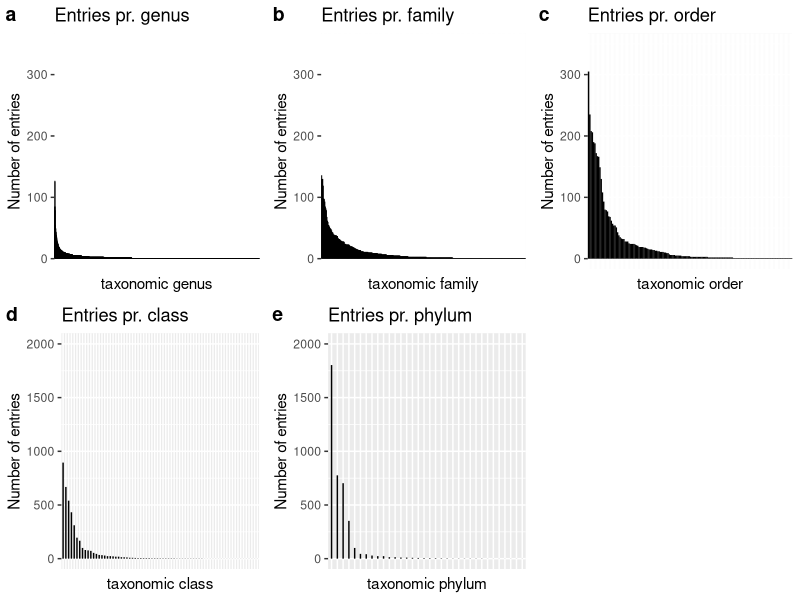
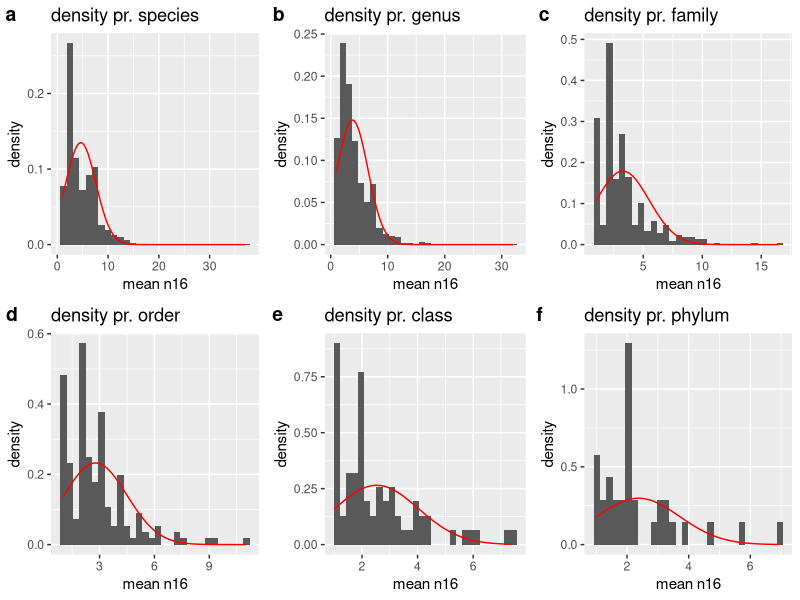
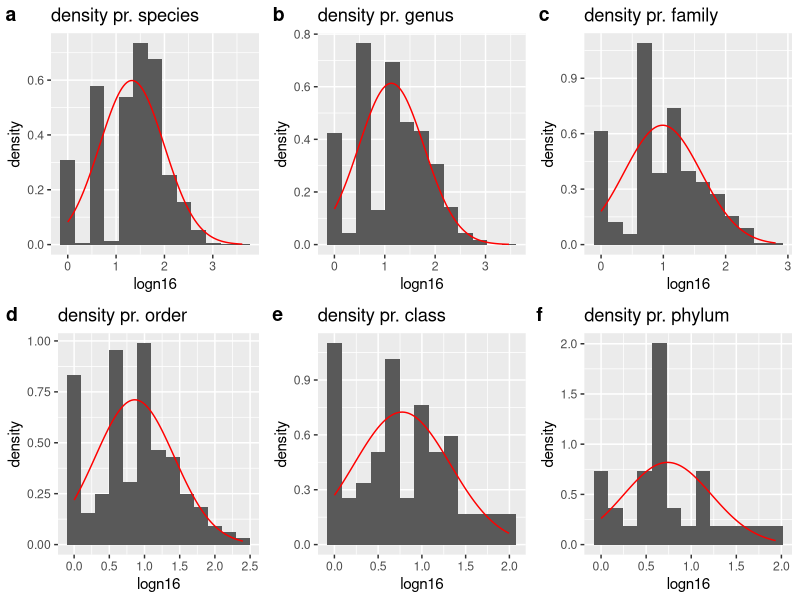
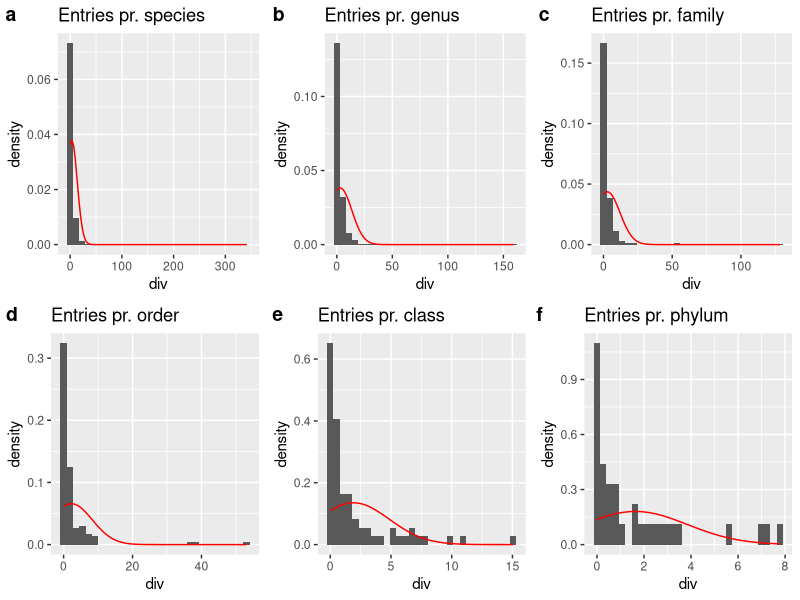
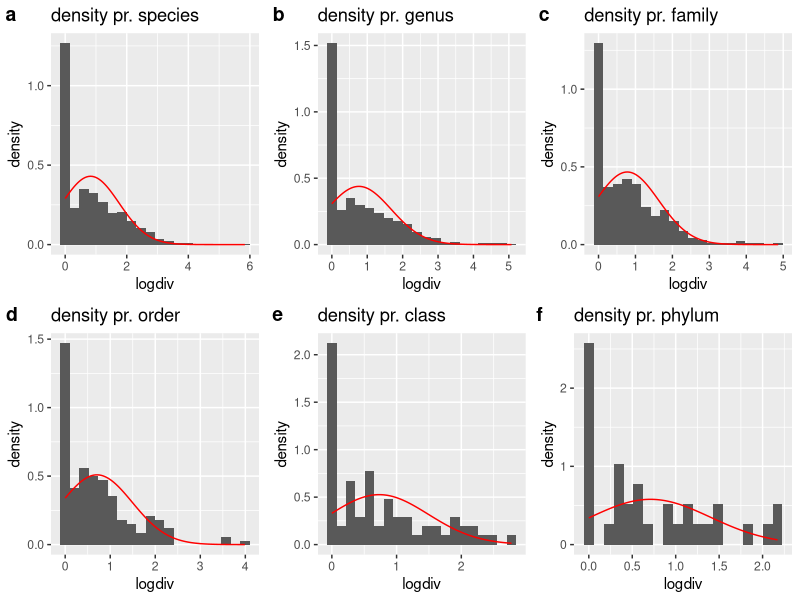
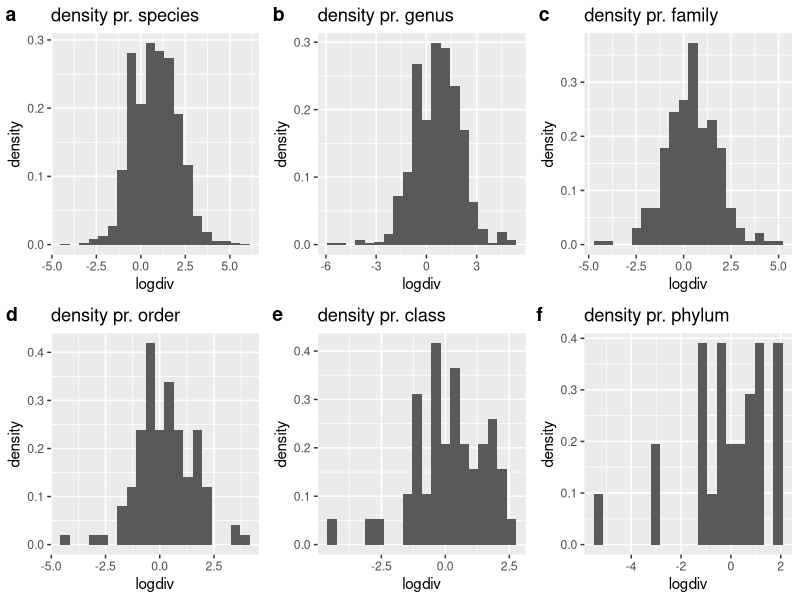
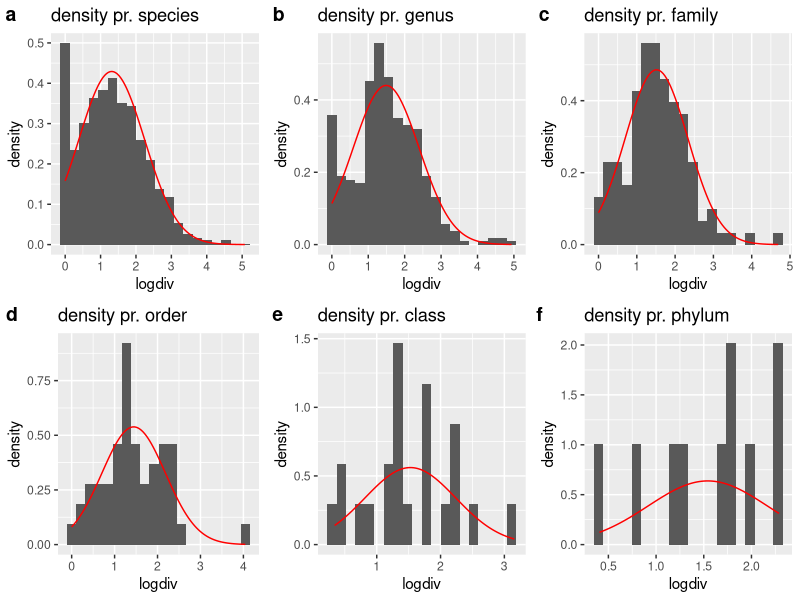
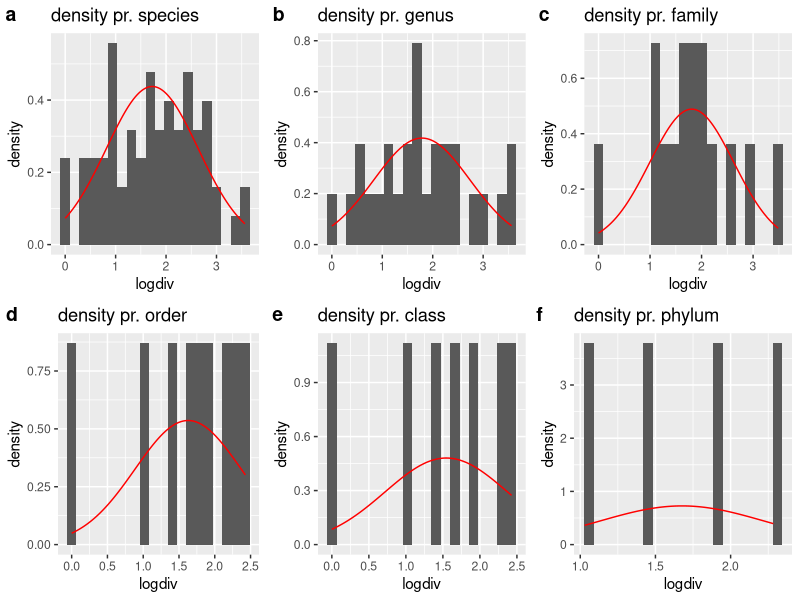

Here is the R script that generated these plots, in order: (Note: this script raises an error after producing the figures.)
## ---- chunk 1
knitr::opts_chunk$set(echo = TRUE)
library("tidyverse")
library(xtable)
library(glue)
library(cowplot)
library(ggpubr)
library(patchwork)
## ---- chunk 2

D_tmp <- read_csv("../data/dataset_joined.csv",show_col_types = FALSE)
D_tmp <- mutate(D_tmp, across(species:PH.range, factor))
D_tmp <- mutate(D_tmp, across(GC.content:total_genes, as.double))
D_tmp <- select(D_tmp, !c(NCBI.tax.ID,...1))

## ---- chunk 3
# With ar
D_ar <- select(D_tmp, !antibiotics & species:spiramycin.II)
# Without ar
D <- select(D_tmp, !lincomycin:spiramycin.II)
## ---- chunk 4
sum <- summary(D)
sum
## ---- chunk 5
# Function to plot how often each tax is seen
taxplot <- function(D, tax, name,ylimit){
  plot <- D %>% 
    group_by({{tax}}) %>%
    summarise(n=n()) %>% 
    mutate(tax_ordered = fct_reorder({{tax}},desc(n))) %>% 
    ggplot() +
    geom_segment(aes(x=tax_ordered, xend = tax_ordered,y=0, yend=n)) +
    xlab(glue("taxonomic {name}")) + ylab("Number of entries") +
    theme(axis.text.x=element_blank(),axis.ticks.x=element_blank()) +
    ggtitle(glue("Entries pr. {name}")) +
    ylim(0,ylimit)
  return(plot)
}

# Plloting the different taxs
p1 <- taxplot(D, family, "family",350)
p2 <- taxplot(D, order, "order",350)
p3 <- taxplot(D, class, "class",2000)
p4 <- taxplot(D, phylum, "phylum",2000)
p5 <- taxplot(D, genus, "genus",350)
plot_grid(p5,p1, p2, p3, p4,labels ="auto")
#gridExtra::grid.arrange(p5,p1,p2,p3,p4)
## ---- chunk 6
taxboxplot <- function(D, tax, n16_var, name){
  D_new <- D %>% 
    group_by({{tax}}) %>%
    summarise(mean_value=mean({{n16_var}}))
  plot <- ggplot(D_new) +
    geom_histogram(aes(x=mean_value, y=after_stat(density))) +
    ggtitle(glue("density pr. {name}"))+
    xlab("mean n16") + ylab("density") +
    stat_function(fun = dnorm, col = "red", args = list(mean = mean(D_new$mean_value), sd = sd(D_new$mean_value)))
  return(plot)
}


# Plloting the different taxs
to_plot <- "n16"
p0 <- taxboxplot(D, species, .data[[to_plot]],"species")
p1 <- taxboxplot(D, genus, .data[[to_plot]],"genus")
p2 <- taxboxplot(D, family,.data[[to_plot]], "family")
p3 <- taxboxplot(D, order, .data[[to_plot]],"order")
p4 <- taxboxplot(D, class,.data[[to_plot]], "class")
p5 <- taxboxplot(D, phylum,.data[[to_plot]], "phylum")

plot_grid(p0,p1, p2, p3, p4,p5,labels ="auto")


## ---- chunk 7
# Not working:: Error in if (!is.finite(log_num)) { : the condition has length > 1
L2log <- function(num){
  log_num = log2(num)
  print(log_num)
  if (!is.finite(log_num)){return(0)}
  else{
  return (log_num)}
}

functaxboxplot <- function(D, tax, n16_var, name,func){
  D_new <- D %>% 
    group_by({{tax}}) %>%
    summarise(mean_value=mean({{n16_var}}))
  plot <- ggplot(D_new) +
    geom_histogram(aes(x=func(mean_value), y=after_stat(density)),bins = 13) +
    ggtitle(glue("density pr. {name}"))+
    xlab("logn16") + ylab("density") +
    stat_function(fun = dnorm, col = "red", args = list(mean = mean(func(D_new$mean_value)), sd = sd(func(D_new$mean_value))))
  return(plot)
}


# Plloting the different taxs
to_plot <- "n16"
p0 <- functaxboxplot(D, (species), .data[[to_plot]],"species",log)
p1 <- functaxboxplot(D, (genus), .data[[to_plot]],"genus",log)
p2 <- functaxboxplot(D, (family),.data[[to_plot]], "family",log)
p3 <- functaxboxplot(D, (order), .data[[to_plot]],"order",log)
p4 <- functaxboxplot(D, (class),.data[[to_plot]], "class",log)
p5 <- functaxboxplot(D, (phylum),.data[[to_plot]], "phylum",log)

plot_grid(p0,p1, p2, p3, p4,p5,labels ="auto")


## ---- chunk 8

taxboxplot <- function(D, tax, n16_var, name){
  D_new <- D %>% 
    group_by({{tax}}) %>%
    summarise(mean_value=mean({{n16_var}}))
  plot <- ggplot(D_new) +
    geom_histogram(aes(x=mean_value, y=after_stat(density))) +
    ggtitle(glue("Entries pr. {name}"))+
    xlab("div") + ylab("density") +
    stat_function(fun = dnorm, col = "red", args = list(mean = mean(D_new$mean_value), sd = sd(D_new$mean_value)))
  return(plot)
}

to_plot <- "div"
p0 <- taxboxplot(D, species, .data[[to_plot]],"species")
p1 <- taxboxplot(D, genus, .data[[to_plot]],"genus")
p2 <- taxboxplot(D, family,.data[[to_plot]], "family")
p3 <- taxboxplot(D, order, .data[[to_plot]],"order")
p4 <- taxboxplot(D, class,.data[[to_plot]], "class")
p5 <- taxboxplot(D, phylum,.data[[to_plot]], "phylum")

plot_grid(p0,p1, p2, p3, p4,p5,labels ="auto")


## ---- chunk 9


functaxboxplot <- function(D, tax, n16_var, name,func){
  D_new <- D %>% 
    group_by({{tax}}) %>%
    summarise(mean_value=mean({{n16_var}}))
  plot <- ggplot(D_new) +
    geom_histogram(aes(x=func(mean_value), y=after_stat(density)),bins = 20) +
    ggtitle(glue("density pr. {name}"))+
    xlab("logdiv") + ylab("density") +
    stat_function(fun = dnorm, col = "red", args = list(mean = mean(func(D_new$mean_value)), sd = sd(func(D_new$mean_value))))
  return(plot)
}

# Plloting the different taxs
to_plot <- "div"
p0 <- functaxboxplot(D, (species), .data[[to_plot]],"species",log1p)
p1 <- functaxboxplot(D, (genus), .data[[to_plot]],"genus",log1p)
p2 <- functaxboxplot(D, (family),.data[[to_plot]], "family",log1p)
p3 <- functaxboxplot(D, (order), .data[[to_plot]],"order",log1p)
p4 <- functaxboxplot(D, (class),.data[[to_plot]], "class",log1p)
p5 <- functaxboxplot(D, (phylum),.data[[to_plot]], "phylum",log1p)

plot_grid(p0,p1, p2, p3, p4,p5,labels ="auto")

## ---- chunk 10

# Plloting the different taxs
to_plot <- "div"
p0 <- functaxboxplot(D, (species), .data[[to_plot]],"species",log)
p1 <- functaxboxplot(D, (genus), .data[[to_plot]],"genus",log)
p2 <- functaxboxplot(D, (family),.data[[to_plot]], "family",log)
p3 <- functaxboxplot(D, (order), .data[[to_plot]],"order",log)
p4 <- functaxboxplot(D, (class),.data[[to_plot]], "class",log)
p5 <- functaxboxplot(D, (phylum),.data[[to_plot]], "phylum",log)

plot_grid(p0,p1, p2, p3, p4,p5,labels ="auto")
## ---- chunk 11
# For n16 > 4
D_sub <- filter(D, n16 > 4)
to_plot <- "div"
p0 <- functaxboxplot(D_sub, (species), .data[[to_plot]],"species",log1p)
p1 <- functaxboxplot(D_sub, (genus), .data[[to_plot]],"genus",log1p)
p2 <- functaxboxplot(D_sub, (family),.data[[to_plot]], "family",log1p)
p3 <- functaxboxplot(D_sub, (order), .data[[to_plot]],"order",log1p)
p4 <- functaxboxplot(D_sub, (class),.data[[to_plot]], "class",log1p)
p5 <- functaxboxplot(D_sub, (phylum),.data[[to_plot]], "phylum",log1p)
plot_grid(p0,p1, p2, p3, p4,p5,labels ="auto")

# For n16 = 4
D_sub <- filter(D, n16 == 10)
to_plot <- "div"
p0 <- functaxboxplot(D_sub, (species), .data[[to_plot]],"species",log1p)
p1 <- functaxboxplot(D_sub, (genus), .data[[to_plot]],"genus",log1p)
p2 <- functaxboxplot(D_sub, (family),.data[[to_plot]], "family",log1p)
p3 <- functaxboxplot(D_sub, (order), .data[[to_plot]],"order",log1p)
p4 <- functaxboxplot(D_sub, (class),.data[[to_plot]], "class",log1p)
p5 <- functaxboxplot(D_sub, (phylum),.data[[to_plot]], "phylum",log1p)

plot_grid(p0,p1, p2, p3, p4,p5,labels ="auto")

## ---- chunk 12

# Lets try for all different n16

D_sub <- mutate(D, n16 = factor(as.integer(n16)))
ggplot(D_sub) +
    geom_histogram(aes(x=log1p(div), y=after_stat(density))) +
  facet_wrap(~n16)


## ---- chunk 13
p1 <- ggplot(D)+
  geom_boxplot(aes(x=antibiotics, y=log1p(div)))
p2 <- ggplot(D)+
  geom_boxplot(aes(x=antibiotics, y=log(div)))
p3 <- ggplot(D)+
  geom_boxplot(aes(x=antibiotics, y=log(n16)))
p4 <- ggplot(D)+
  geom_boxplot(aes(x=antibiotics, y=(n16)))
plot_grid(p1,p2,p3,p4,labels="auto")
## ---- chunk 14
# Getting the ones which are actually targeting 16S 
# Reading them from ARtarget16s.csv
target16S <- read_csv2("../data/ARtarget16s.csv",show_col_types = FALSE,col_names = FALSE)
targetvector <- as.array(target16S$X1)
found_16S <- as.array(colnames(select(D_tmp,lincomycin:spiramycin.II)))
intersect <- intersect(targetvector,found_16S)
D_ar <- select(D_tmp, intersect, n16, div)

## ---- chunk 15
library(gridExtra)

plotlist = list()
for(i in seq_along(intersect)){
  antibiotic = intersect[i]
  p <- ggplot(D_ar)+
    geom_boxplot(aes(x=.data[[antibiotic]], y=log1p(div)))
  plotlist = c(plotlist, list(p))
}

wrap_plots(plotlist)
## ---- chunk 16
plotlist = list()
for(i in seq_along(intersect)){
  antibiotic = intersect[i]
  p <- ggplot(D_ar)+
    geom_boxplot(aes(x=.data[[antibiotic]], y=log(n16)))
  plotlist = c(plotlist, list(p))
}

wrap_plots(plotlist)
## ---- chunk 17
# Get the taxonomy info for all the different bacteria resistent to tobramycin
D_ar_tax <- select(D_tmp, intersect, n16, div,genus,family,order, class,phylum)
filter(D_ar_tax, tobramycin == "R") %>% 
  select(genus,family,order,class,phylum) 
# It seems most of them share the Gammaproteobacteria class / are from the..


GorNot <- mutate(D_ar_tax, isGamma = ifelse(class == "Gammaproteobacteria","Gamma","notGamma")) %>% 
  mutate(isGamma=factor(isGamma)) 

p1 <- ggplot(GorNot) +
geom_boxplot(aes(x=isGamma, y=log1p(div)))

p2 <- ggplot(D_ar)+
    geom_boxplot(aes(x=tobramycin, y=log1p(div)))
                 

p3 <- ggplot(GorNot) +
geom_boxplot(aes(x=isGamma, y=log(n16)))

p4 <- ggplot(D_ar)+
    geom_boxplot(aes(x=tobramycin, y=log(n16)))
          
plot_grid(p1,p2,p3,p4)


## ---- chunk 18
#Lastly lets try and plot the ones with AR against the ones which do not for gammaproteo
# Its mostly saying for the ones which are Gammaproteo

GorNot %>% 
  ggplot()+
    geom_boxplot(aes(x=tobramycin, y=log1p(div))) +
    facet_wrap(~isGamma)

# There actually seem to be more
# Lest see for n16
# We expect n16 to go up for R again since the are correlated
GorNot %>% 
  ggplot()+
    geom_boxplot(aes(x=tobramycin, y=(n16))) +
    facet_wrap(~isGamma)
# It seems to actually go down ! 
# so there is something going on :I

## ---- chunk 19
library(modelr)
D_ar_tax %>% 
  ggplot() +
  geom_boxplot(aes(x=phylum, y=log1p(div)))

D_ar_tax %<>% mutate(phylum = factor(phylum)) 
# Fit the model
tax_model <- lm(log1p(div) ~phylum ,data=D_ar_tax)
summary(tax_model)

# Visualize the predictions
pred <- D_ar_tax %>% 
  data_grid(phylum) %>% 
  add_predictions(tax_model)
ggplot() +
  geom_boxplot(aes(y=phylum, x=log1p(div)), data=D_ar_tax) +
  geom_point(aes(y=phylum, x=pred), data=pred, col="red")

# Visulize the residuals
res <- D_ar_tax %>% 
  add_residuals(tax_model)
# no need to specify x,y in aes()
# We can see the effect here
res %>% 
  ggplot(aes(y=resid, x=tobramycin)) +
  geom_boxplot()

# Looking at the res there is still a lot of uneqplanied especially under
res %>% 
  ggplot(aes(resid)) +
  geom_histogram()
D_tmp
# Lets see where it comes from
res %>% 
  ggplot(aes(n16 ,resid)) +
  geom_point(size=0.5) +
  geom_ref_line(h=0, col = "red", size = 1)



## ---- chunk 20
library(magrittr)
# trying to take into consideration the n16
tax_n16_model <- update(tax_model, ~.+n16)
# Now it looks alot better:
D_ar_tax %>% 
  add_residuals(tax_n16_model) %>% 
  ggplot(aes(resid)) + geom_histogram(bins = 40,binwidth = 0.1) 

res <- D_ar_tax %>% 
  add_residuals(tax_n16_model) 
  
plotlist = list()
for(i in seq_along(intersect)){
  antibiotic = intersect[i]
  p <- ggplot(res)+
    geom_boxplot(aes(x=.data[[antibiotic]], y=resid))
  plotlist = c(plotlist, list(p))
}

wrap_plots(plotlist)


## ---- chunk 21

# making the lm model
tax_n16_model <- lm(log1p(div) ~ class+n16, D_ar_tax)
# This looks better than before. Maybe go all the way down?
D_ar_tax %>% 
  add_residuals(tax_n16_model) %>% 
  ggplot(aes(resid)) + geom_histogram(bins = 40,binwidth = 0.1) 

res <- D_ar_tax %>% 
  add_residuals(tax_n16_model) 
  
plotlist = list()
for(i in seq_along(intersect)){
  antibiotic = intersect[i]
  p <- ggplot(res)+
    geom_boxplot(aes(x=.data[[antibiotic]], y=resid))
  plotlist = c(plotlist, list(p))
}

wrap_plots(plotlist)


res %>% 
  ggplot(aes(log(n16) ,resid)) +
  geom_point(size=0.5) +
  geom_ref_line(h=0, col = "red", size = 1) +
  geom_smooth()

## ---- chunk 22

D_ar_sub <- mutate(D_ar_tax,logdiv = log1p(div), logn16 = log(n16))

# making the lm model
tax_n16_model <- lm(logdiv ~ phylum + logn16, data=D_ar_sub)

# This looks better than before. Maybe go all the way down taxonomically?
D_ar_sub %>% 
  add_residuals(tax_n16_model) %>% 
  ggplot(aes(resid)) + geom_histogram(bins = 40,binwidth = 0.1) 

res <- D_ar_sub %>% 
  add_residuals(tax_n16_model) 
  

#plotlist = list()
#for(i in seq_along(intersect)){
#  antibiotic = intersect[i]
#  p <- ggplot(res)+
#    geom_boxplot(aes(x=.data[[antibiotic]], y=resid))
#  plotlist = c(plotlist, list(p))
#}
#
#wrap_plots(plotlist)


res
res %>% 
  ggplot(aes(2^logn16 ,resid)) +
  geom_hex(bins=50) +
  geom_ref_line(h=0, col = "red", size = 1) +
  geom_smooth()
# Here it looks good, might be because some genera only have like two species in them..

## ---- chunk 23
D_ar_sub <- mutate(D_ar_tax,logdiv = log1p(div), logn16 = log(n16))

# making the lm model
tax_n16_model <- lm(logdiv ~ order + logn16, data=D_ar_sub)

# This looks better than before. Maybe go all the way down taxonomically?
D_ar_sub %>% 
  add_residuals(tax_n16_model) %>% 
  ggplot(aes(resid)) + geom_histogram(bins = 40,binwidth = 0.1) 

res <- D_ar_sub %>% 
  add_residuals(tax_n16_model) 
  

#plotlist = list()
#for(i in seq_along(intersect)){
#  antibiotic = intersect[i]
#  p <- ggplot(res)+
#    geom_boxplot(aes(x=.data[[antibiotic]], y=resid))
#  plotlist = c(plotlist, list(p))
#}
#
#wrap_plots(plotlist)


res
res %>% 
  ggplot(aes(2^logn16 ,resid)) +
  geom_hex(bins=50) +
  geom_ref_line(h=0, col = "red", size = 1) +
  geom_smooth()
# Here it looks good, might be because some ORDERs only have like two species in them..


# Lets look at order distribution
D_ar_tax %>% 
  group_by(phylum) %>% 
  summarise(n = n()) %>% 
  mutate(tax_ordered = fct_reorder(phylum,desc(n))) %>% 
  filter(n < 10) %>% 
  ggplot() +
  geom_segment(aes(x=tax_ordered, xend = tax_ordered,y=0, yend=n))

s

# 10 out of 34 tax have under 10 entries. Largest Pseudomonadota have 1800
D_ar_tax %>% 
  group_by(phylum) %>% 
  summarise(n = n()) %>% 
  mutate(tax_ordered = fct_reorder(phylum,desc(n))) %>% 
  filter(n < 10) %>% 
  nrow()


D_ar_tax %>% 
  group_by(phylum) %>% 
  summarise(n = n()) %>% 
  mutate(tax_ordered = fct_reorder(phylum,desc(n))) %>% 
  nrow()


D_ar_tax %>% 
  group_by(phylum) %>% 
  summarise(n = n()) %>% 
  mutate(tax_ordered = fct_reorder(phylum,desc(n))) %>% 
  arrange(desc(n))

nrow(D_tmp)
## ---- chunk 24
ggplot(D, aes(x=total_seq_length, y=n16, label=species)) + 
  geom_point()


